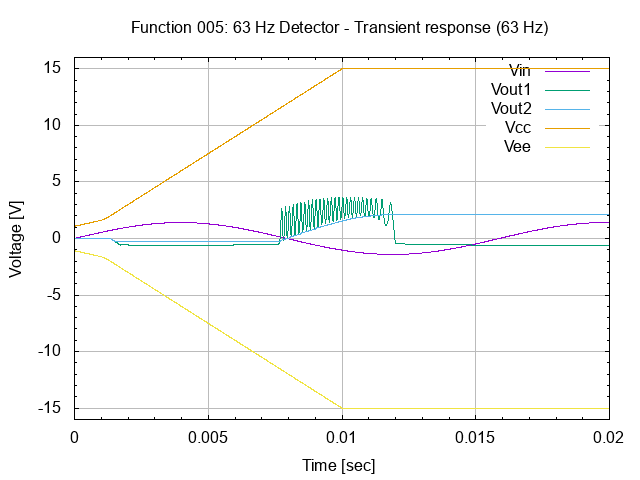

This chart was generated by the following gnuplot code:
# setup terminal
set term png

# setup graph
set output "26.005.00.01.01.02.png"
set title "Function 005: 63 Hz Detector - Transient response (63 Hz)"

# setup Y-axis
set yrange [-16:16]
set grid ytics lt 1 lw 1 lc rgb "#bbbbbb"
set mytics
set ylabel "Voltage [V]"

# setup X-axis
set grid xtics lt 1 lw 1 lc rgb "#bbbbbb"
set mxtics
set xrange [0:0.02]
set xlabel "Time [sec]"

# setup plot style
set style data lines
plot '26.005.00.01.01.dat' using 1:2 title "Vin", \
     '26.005.00.01.01.dat' using 1:3 title "Vout1", \
     '26.005.00.01.01.dat' using 1:4 title "Vout2", \
     '26.005.00.01.01.dat' using 1:5 title "Vcc", \
     '26.005.00.01.01.dat' using 1:6 title "Vee"

# set output back to default
set output

# reset terminal type
set terminal pop
